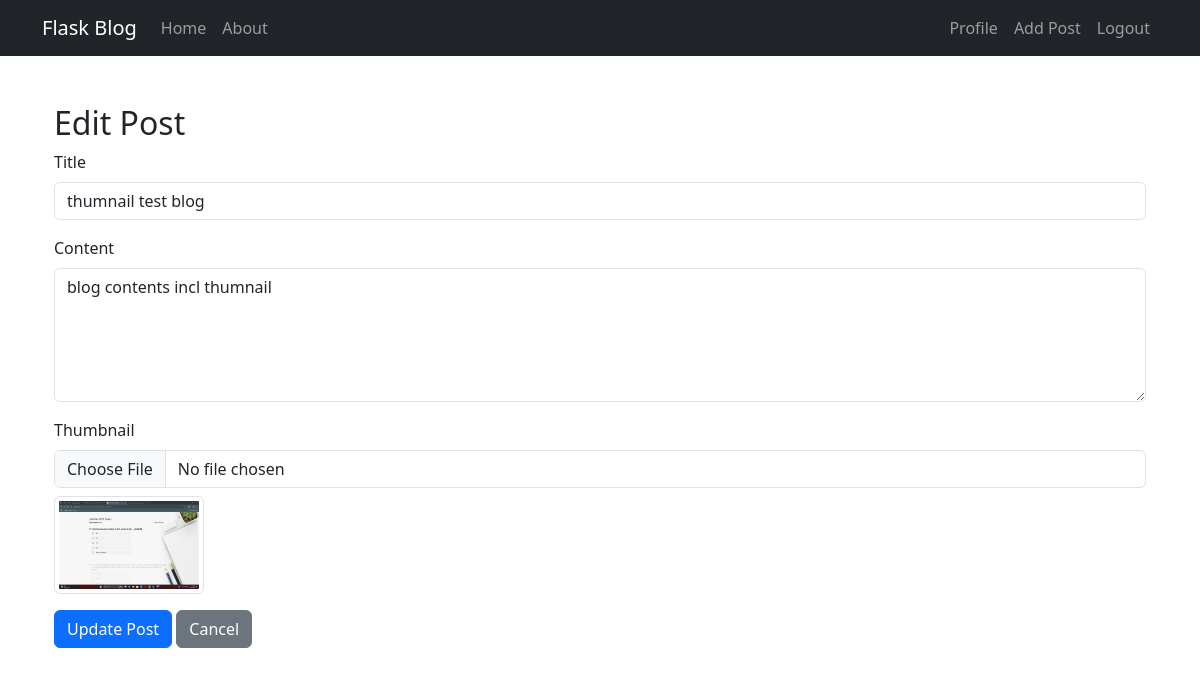
The app's page /post/3/update (signed in) with its own data.
### models.py (models this page shows, shortened)
class Post(db.Model):
    id = db.Column(db.Integer, primary_key=True)
    title = db.Column(db.String(100), nullable=False)
    content = db.Column(db.Text, nullable=False)
    timestamp = db.Column(db.DateTime, default=datetime.utcnow, nullable=False)
    thumbnail = db.Column(db.String(255), nullable=True)
    likes = db.relationship('User', secondary=likes, backref=db.backref('liked_posts', lazy='dynamic'))
    author_id = db.Column(db.Integer, db.ForeignKey('user.id'), nullable=False)

### flaskblog.py (the view, shortened to what this page needs)
@app.route("/post/<int:post_id>/update", methods=['GET', 'POST'])
@login_required
def update_post(post_id):
    post = Post.query.get_or_404(post_id)
    if post.author != current_user:
        abort(403)  # Forbidden access
    return render_template('update_post.html', post=post)

### flaskblog.py (called while the page is built)
@login_manager.user_loader
def load_user(user_id):
    try:
        return User.query.get(int(user_id))
    except ValueError:
        return None

### templates/update_post.html (shortened to what this page needs)
{% extends "layout.html" %}
{% block content %}
<div class="container mt-5">
    <h2>Edit Post</h2>
    <form method="POST" enctype="multipart/form-data">
        <div class="mb-3">
            <label for="title" class="form-label">Title</label>
            <input type="text" class="form-control" id="title" name="title" value="{{ post.title }}" required>
        </div>
        <div class="mb-3">
            <label for="content" class="form-label">Content</label>
            <textarea class="form-control" id="content" name="content" rows="5" required>{{ post.content }}</textarea>
        </div>
        <div class="mb-3">
            <label for="thumbnail" class="form-label">Thumbnail</label>
            <input type="file" class="form-control" id="thumbnail" name="thumbnail">
            {% if post.thumbnail %}
                <div class="mt-2">
                    <img src="{{ url_for('static', filename='uploads/' + post.thumbnail) }}" alt="Current Thumbnail" class="img-thumbnail" style="max-width: 150px;">
                </div>
            {% endif %}
        </div>
        <button type="submit" class="btn btn-primary">Update Post</button>
        <a href="{{ url_for('post_detail', post_id=post.id) }}" class="btn btn-secondary">Cancel</a>
    </form>
</div>
{% endblock %}

### records on screen
Post: title "thumnail test blog", content "blog contents incl thumnail", thumbnail (picture)
